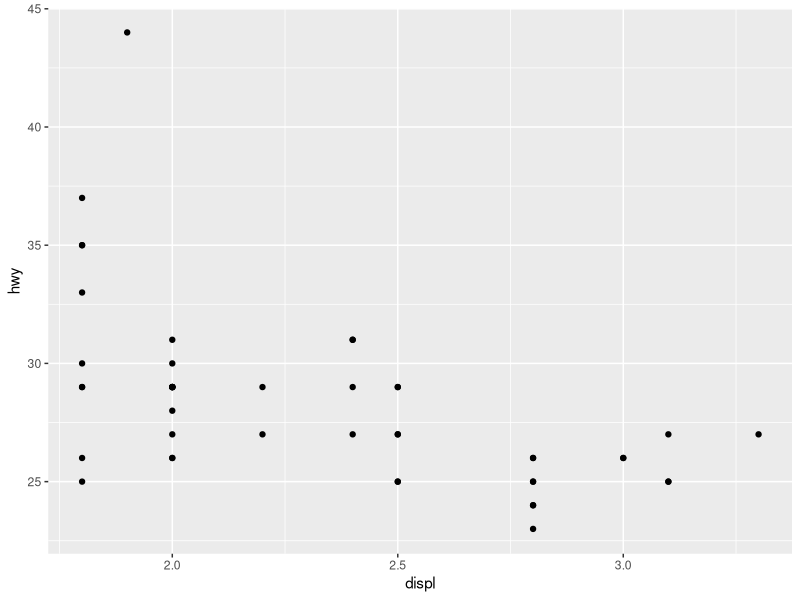
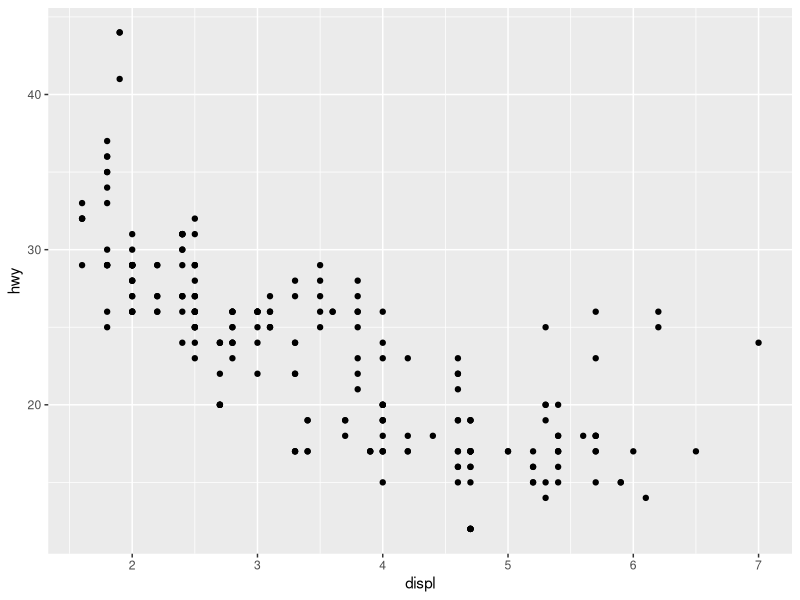

Write the R code that produced these figures, in order.
print("Loading libraries...")

library(tidyverse)

rm(list = ls())

mpg %>% 
    filter(class == "compact") %>%
    ggplot(mapping = aes(x = displ, y = hwy)) +
    geom_point()

ggplot(data = mpg) + 
    geom_point(mapping = aes(x = displ, y = hwy))
